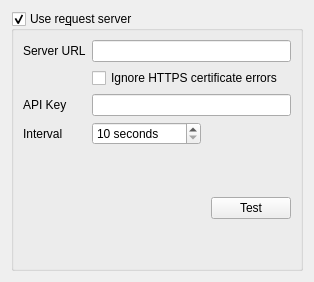
          <widget class="QWidget" name="networkPage">
           <layout class="QVBoxLayout" name="verticalLayout_10">
            <item>
             <widget class="QGroupBox" name="groupBoxRequestServer">
              <property name="title">
               <string>Use re&amp;quest server</string>
              </property>
              <property name="checkable">
               <bool>true</bool>
              </property>
              <layout class="QVBoxLayout" name="verticalLayout_11">
               <item>
                <layout class="QFormLayout" name="formLayout">
                 <item row="0" column="0">
                  <widget class="QLabel" name="label_6">
                   <property name="text">
                    <string>Server URL</string>
                   </property>
                  </widget>
                 </item>
                 <item row="0" column="1">
                  <widget class="QLineEdit" name="lineEditUrl">
                   <property name="toolTip">
                    <string>URL of the server to use for remote requests</string>
                   </property>
                   <property name="inputMethodHints">
                    <set>Qt::ImhUrlCharactersOnly</set>
                   </property>
                   <property name="placeholderText">
                    <string/>
                   </property>
                  </widget>
                 </item>
                 <item row="1" column="1">
                  <widget class="QCheckBox" name="checkBoxIgnoreCertErrors">
                   <property name="toolTip">
                    <string>If enabled, OpenKJ will ignore any problems with SSL certificates.  Useful if you are hosing your own request server and are using a self-signed cert.</string>
                   </property>
                   <property name="text">
                    <string>Ignore HTTPS certificate errors</string>
                   </property>
                  </widget>
                 </item>
                 <item row="2" column="0">
                  <widget class="QLabel" name="label_7">
                   <property name="text">
                    <string>API Key</string>
                   </property>
                  </widget>
                 </item>
                 <item row="2" column="1">
                  <widget class="QLineEdit" name="lineEditApiKey">
                   <property name="toolTip">
                    <string>API key provided by the request server.  Can be blank if using a custom server that doesn't require a key.</string>
                   </property>
                  </widget>
                 </item>
                 <item row="3" column="0">
                  <widget class="QLabel" name="label_22">
                   <property name="text">
                    <string>Interval</string>
                   </property>
                  </widget>
                 </item>
                 <item row="3" column="1">
                  <layout class="QHBoxLayout" name="horizontalLayout_15">
                   <property name="rightMargin">
                    <number>50</number>
                   </property>
                   <item>
                    <widget class="QSpinBox" name="spinBoxInterval">
                     <property name="toolTip">
                      <string>How often to check the server for new requests</string>
                     </property>
                     <property name="suffix">
                      <string> seconds</string>
                     </property>
                     <property name="minimum">
                      <number>10</number>
                     </property>
                     <property name="maximum">
                      <number>10000</number>
                     </property>
                     <property name="singleStep">
                      <number>10</number>
                     </property>
                    </widget>
                   </item>
                   <item>
                    <spacer name="horizontalSpacer_11">
                     <property name="orientation">
                      <enum>Qt::Horizontal</enum>
                     </property>
                     <property name="sizeHint" stdset="0">
                      <size>
                       <width>40</width>
                       <height>20</height>
                      </size>
                     </property>
                    </spacer>
                   </item>
                  </layout>
                 </item>
                 <item row="4" column="1">
                  <spacer name="verticalSpacer_6">
                   <property name="orientation">
                    <enum>Qt::Vertical</enum>
                   </property>
                   <property name="sizeHint" stdset="0">
                    <size>
                     <width>20</width>
                     <height>40</height>
                    </size>
                   </property>
                  </spacer>
                 </item>
                 <item row="5" column="1">
                  <layout class="QHBoxLayout" name="horizontalLayout_20">
                   <property name="leftMargin">
                    <number>0</number>
                   </property>
                   <property name="topMargin">
                    <number>0</number>
                   </property>
                   <item>
                    <spacer name="horizontalSpacer_13">
                     <property name="orientation">
                      <enum>Qt::Horizontal</enum>
                     </property>
                     <property name="sizeHint" stdset="0">
                      <size>
                       <width>40</width>
                       <height>20</height>
                      </size>
                     </property>
                    </spacer>
                   </item>
                   <item>
                    <widget class="QPushButton" name="btnTestReqServer">
                     <property name="text">
                      <string>Test</string>
                     </property>
                    </widget>
                   </item>
                  </layout>
                 </item>
                </layout>
               </item>
               <item>
                <spacer name="verticalSpacer_3">
                 <property name="orientation">
                  <enum>Qt::Vertical</enum>
                 </property>
                 <property name="sizeHint" stdset="0">
                  <size>
                   <width>20</width>
                   <height>40</height>
                  </size>
                 </property>
                </spacer>
               </item>
              </layout>
             </widget>
            </item>
           </layout>
          </widget>
